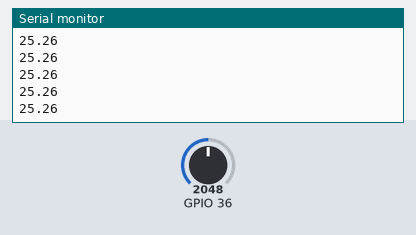
This sketch was run on a simulated ESP32. On the bench: the last lines printed to the serial monitor. The inputs (shaded band) are chosen by the test bench; at power-on: GPIO 36 = 2048.

Above: at 1.2 s.
1.3 s: GPIO 36 set to 2866
At 2.0 s:
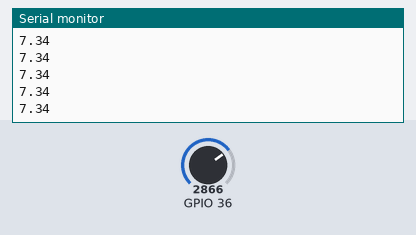
2.8 s: GPIO 36 set to 3603
At 3.8 s:
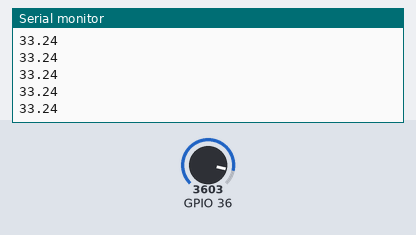
Timing chart, 0 to 5.8 s (numbered marks = the images above; inputs shaded):
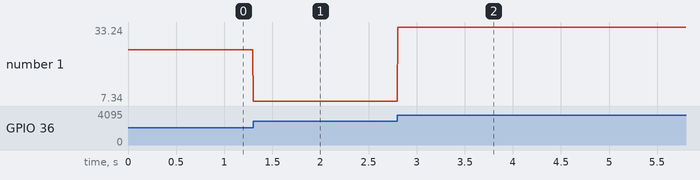

The sketch:

Thermistor.ino
```cpp
#define inputPin 23

int16_t ADCvalue;

void setup(){
  Serial.begin(9600);
}

void loop() {
  ADCvalue = analogRead(A0);
  Thermistor(ADCvalue);
}

void Thermistor(int16_t ADCvalue)
{
  double T, Temp;
  double T0 = 301.15;  // 273.15 + 28 (room temperature) 室溫換成絕對溫度
  double lnR;
  int16_t R;          // Thermistor resistence
  int16_t R0 = 8805;  // calibrated by reading R at room temperature (=28 degree Celsius )
  int16_t B  = 3950;
  int16_t Pullup = 9930; // 10K ohm

  // R / (Pullup + R)   = adc / 4096
  R = (Pullup * ADCvalue) / (4096 - ADCvalue);

  // B = (log(R) - log(R0)) / (1/T - 1/T0)
  T = 1 / (1/T0 + (log(R)-log(R0)) / B );
  Temp = T - 273.15;

  Serial.println(Temp);
}
```

Measured:
- after the input at 1.3 s, the serial monitor: prints a new line at once (image 1)
- after the input at 2.8 s, the serial monitor: prints a new line at once (image 2)
- plotted number 1: 25.26 → 7.34 after the input at 1.3 s, 7.34 → 33.24 after the input at 2.8 s
